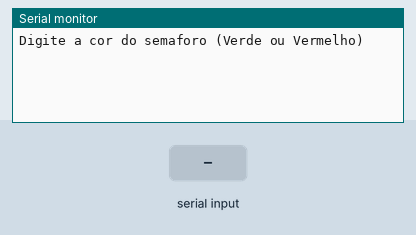
Simulated run of this sketch. Board: Arduino Uno, built with avr-gcc and run on an emulated ATmega328P. Parts: the last lines printed to the serial monitor. Inputs (shaded band) come from the test bench.

Above: at 1.2 s.
1.3 s: "Verde" received over Serial
At 2.6 s:
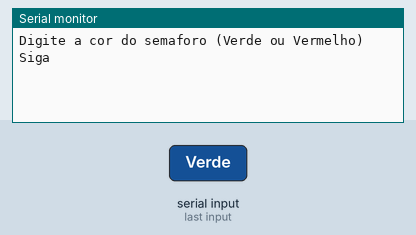
3.8 s: "1" received over Serial
At 6.1 s:
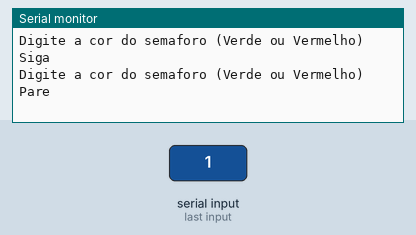

Measured:
- after the input at 1.3 s, the serial monitor: prints a new line after 1.0 s (image 1)
- after the input at 3.8 s, the serial monitor: prints a new line after 1.5 s (image 2)

The sketch:

ex_if_else_2.ino
```cpp
//C++ code
//Variáveis
String cor = "";

void setup()
{
  Serial.begin(9600);
}

void loop()
{
  Serial.println("Digite a cor do semaforo (Verde ou Vermelho)");
  while( ! Serial.available());
  cor = Serial.readString();

  if (cor == "Verde") { // se retornar verdadeiro - losango sim
    Serial.println("Siga");
  } else {//falso - losango não
    Serial.println("Pare");
  }

  delay(2000);
}
```
